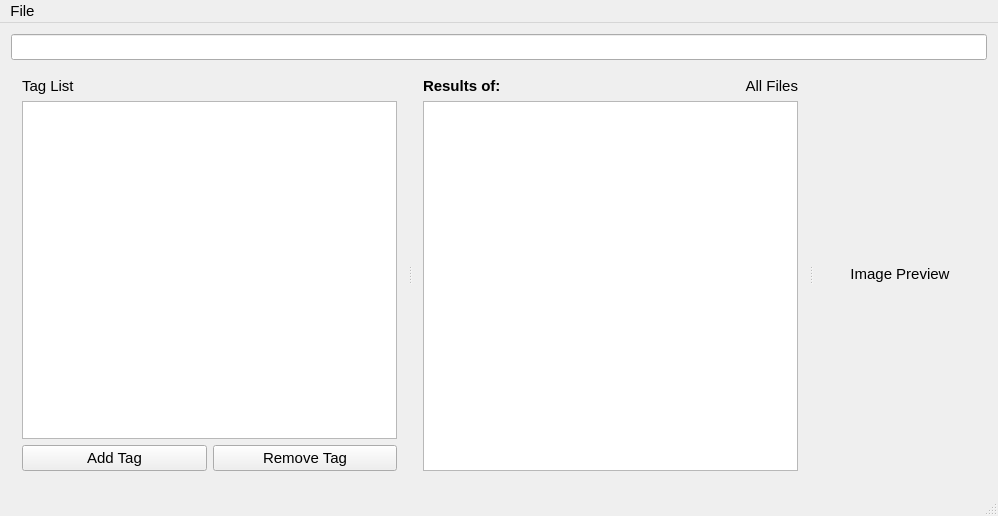
<?xml version="1.0" encoding="UTF-8"?>
<ui version="4.0">
 <class>MainWindow</class>
 <widget class="QMainWindow" name="MainWindow">
  <property name="geometry">
   <rect>
    <x>0</x>
    <y>0</y>
    <width>998</width>
    <height>516</height>
   </rect>
  </property>
  <property name="font">
   <font>
    <pointsize>11</pointsize>
   </font>
  </property>
  <property name="windowTitle">
   <string>MainWindow</string>
  </property>
  <widget class="QWidget" name="centralWidget">
   <layout class="QVBoxLayout" name="verticalLayout_4">
    <item>
     <widget class="QLineEdit" name="lineEdit">
      <property name="dragEnabled">
       <bool>true</bool>
      </property>
     </widget>
    </item>
    <item>
     <widget class="QSplitter" name="splitter">
      <property name="orientation">
       <enum>Qt::Horizontal</enum>
      </property>
      <widget class="QWidget" name="layoutWidget">
       <layout class="QVBoxLayout" name="verticalLayout_2">
        <item>
         <widget class="QLabel" name="tagListLabel">
          <property name="sizePolicy">
           <sizepolicy hsizetype="Maximum" vsizetype="Preferred">
            <horstretch>0</horstretch>
            <verstretch>0</verstretch>
           </sizepolicy>
          </property>
          <property name="lineWidth">
           <number>1</number>
          </property>
          <property name="text">
           <string>&lt;html&gt;&lt;head/&gt;&lt;body&gt;&lt;p&gt;Tag List&lt;/p&gt;&lt;/body&gt;&lt;/html&gt;</string>
          </property>
          <property name="textFormat">
           <enum>Qt::RichText</enum>
          </property>
          <property name="scaledContents">
           <bool>false</bool>
          </property>
         </widget>
        </item>
        <item>
         <widget class="TagTreeView" name="treeView">
          <property name="sizePolicy">
           <sizepolicy hsizetype="Preferred" vsizetype="Expanding">
            <horstretch>0</horstretch>
            <verstretch>0</verstretch>
           </sizepolicy>
          </property>
          <property name="maximumSize">
           <size>
            <width>16777215</width>
            <height>16777215</height>
           </size>
          </property>
          <property name="acceptDrops">
           <bool>true</bool>
          </property>
          <property name="showDropIndicator" stdset="0">
           <bool>false</bool>
          </property>
          <property name="dragEnabled">
           <bool>true</bool>
          </property>
          <property name="dragDropMode">
           <enum>QAbstractItemView::DragDrop</enum>
          </property>
          <property name="defaultDropAction">
           <enum>Qt::CopyAction</enum>
          </property>
          <property name="selectionMode">
           <enum>QAbstractItemView::ExtendedSelection</enum>
          </property>
         </widget>
        </item>
        <item>
         <layout class="QHBoxLayout" name="horizontalLayout_2">
          <item>
           <widget class="QPushButton" name="pushButton">
            <property name="sizePolicy">
             <sizepolicy hsizetype="Preferred" vsizetype="Fixed">
              <horstretch>0</horstretch>
              <verstretch>0</verstretch>
             </sizepolicy>
            </property>
            <property name="text">
             <string>Add Tag</string>
            </property>
           </widget>
          </item>
          <item>
           <widget class="QPushButton" name="pushButton_2">
            <property name="sizePolicy">
             <sizepolicy hsizetype="Preferred" vsizetype="Fixed">
              <horstretch>0</horstretch>
              <verstretch>0</verstretch>
             </sizepolicy>
            </property>
            <property name="text">
             <string>Remove Tag</string>
            </property>
           </widget>
          </item>
         </layout>
        </item>
       </layout>
      </widget>
      <widget class="QWidget" name="verticalLayoutWidget">
       <layout class="QVBoxLayout" name="verticalLayout">
        <item>
         <layout class="QHBoxLayout" name="horizontalLayout">
          <item>
           <widget class="QLabel" name="resultsOfLabel">
            <property name="text">
             <string>&lt;html&gt;&lt;head/&gt;&lt;body&gt;&lt;p&gt;&lt;span style=&quot; font-weight:600;&quot;&gt;Results of:&lt;/span&gt;&lt;/p&gt;&lt;/body&gt;&lt;/html&gt;</string>
            </property>
           </widget>
          </item>
          <item>
           <widget class="QLabel" name="tagExpressionLabel">
            <property name="text">
             <string>&lt;html&gt;&lt;head/&gt;&lt;body&gt;&lt;p&gt;All Files&lt;/p&gt;&lt;/body&gt;&lt;/html&gt;</string>
            </property>
            <property name="textFormat">
             <enum>Qt::RichText</enum>
            </property>
            <property name="scaledContents">
             <bool>true</bool>
            </property>
            <property name="alignment">
             <set>Qt::AlignRight|Qt::AlignTrailing|Qt::AlignVCenter</set>
            </property>
           </widget>
          </item>
         </layout>
        </item>
        <item>
         <widget class="FileTableView" name="tableView">
          <property name="sizePolicy">
           <sizepolicy hsizetype="Minimum" vsizetype="Expanding">
            <horstretch>0</horstretch>
            <verstretch>0</verstretch>
           </sizepolicy>
          </property>
          <property name="maximumSize">
           <size>
            <width>16777215</width>
            <height>16777215</height>
           </size>
          </property>
          <property name="acceptDrops">
           <bool>true</bool>
          </property>
          <property name="dragEnabled">
           <bool>true</bool>
          </property>
          <property name="dragDropOverwriteMode">
           <bool>false</bool>
          </property>
          <property name="dragDropMode">
           <enum>QAbstractItemView::DragDrop</enum>
          </property>
          <property name="defaultDropAction">
           <enum>Qt::CopyAction</enum>
          </property>
          <property name="alternatingRowColors">
           <bool>true</bool>
          </property>
          <property name="selectionBehavior">
           <enum>QAbstractItemView::SelectRows</enum>
          </property>
          <property name="showGrid">
           <bool>true</bool>
          </property>
          <property name="sortingEnabled">
           <bool>true</bool>
          </property>
          <attribute name="verticalHeaderVisible">
           <bool>false</bool>
          </attribute>
         </widget>
        </item>
       </layout>
      </widget>
      <widget class="QWidget" name="verticalLayoutWidget_2">
       <layout class="QVBoxLayout" name="verticalLayout_3">
        <item>
         <widget class="QLabel" name="label">
          <property name="sizePolicy">
           <sizepolicy hsizetype="Expanding" vsizetype="Preferred">
            <horstretch>0</horstretch>
            <verstretch>0</verstretch>
           </sizepolicy>
          </property>
          <property name="text">
           <string>Image Preview</string>
          </property>
          <property name="scaledContents">
           <bool>false</bool>
          </property>
          <property name="alignment">
           <set>Qt::AlignCenter</set>
          </property>
         </widget>
        </item>
       </layout>
      </widget>
     </widget>
    </item>
   </layout>
  </widget>
  <widget class="QMenuBar" name="menuBar">
   <property name="geometry">
    <rect>
     <x>0</x>
     <y>0</y>
     <width>998</width>
     <height>19</height>
    </rect>
   </property>
   <widget class="QMenu" name="menuFile">
    <property name="title">
     <string>File</string>
    </property>
    <addaction name="actionSelectDirectory"/>
    <addaction name="actionSave"/>
   </widget>
   <addaction name="menuFile"/>
  </widget>
  <widget class="QStatusBar" name="statusBar"/>
  <action name="actionSelectDirectory">
   <property name="text">
    <string>Select Directory...</string>
   </property>
  </action>
  <action name="actionSave">
   <property name="text">
    <string>Save</string>
   </property>
  </action>
 </widget>
 <layoutdefault spacing="6" margin="11"/>
 <customwidgets>
  <customwidget>
   <class>TagTreeView</class>
   <extends>QTreeView</extends>
   <header>tagtreeview.h</header>
  </customwidget>
  <customwidget>
   <class>FileTableView</class>
   <extends>QTableView</extends>
   <header>filetableview.h</header>
  </customwidget>
 </customwidgets>
 <resources/>
 <connections/>
</ui>
